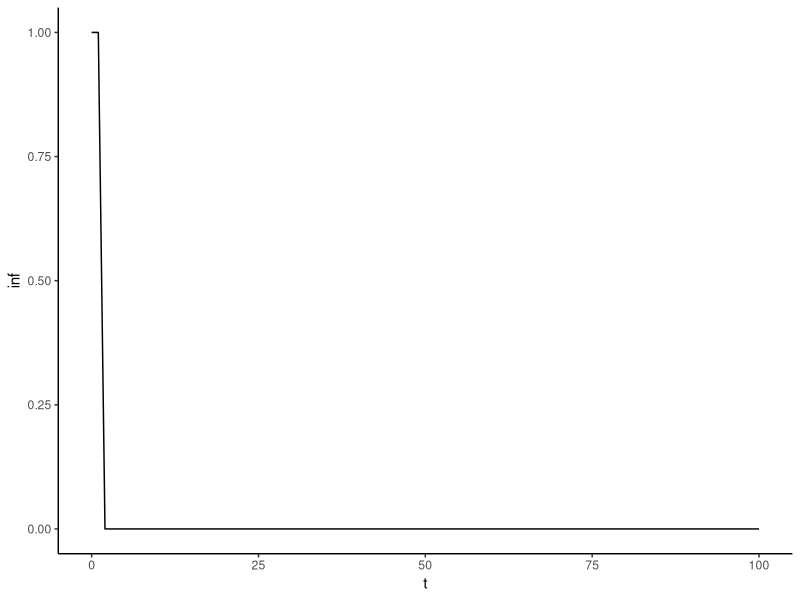

Here is the R script that generated this plot:
# =============================================================================
# Initial definitions
# =============================================================================

# Import packages:
library(tidyverse) 
library(purrr)

# Set epidemiological parameters:
N <- 1000
beta <- 1/3
gamma <- 1/5

# Draw infectious periods for each person: 
tauistar <- rexp(N, gamma)

# =============================================================================
# Simulate
# =============================================================================

# Set a max number of days for simulation
tmax <- 100

# Initialize vector to track infection times 
tinfvec <- rep(Inf,N)
# Initialize the first infection
tinfvec[1] <- 0

# Start at time t = 0, and the next infection will go into position 2
t <- 0
infcounter <- 2 

while(t < tmax){
	# How much time is remaining in each person's infectious period? 
	infremaining <- tauistar - (t - tinfvec)
	# Find the minimum remaining infectiousness (adjust for machine precision)
	delta <- min(infremaining[infremaining>0.000001]) 
	# If delta = Inf, no one is infectious anymore 
	if(delta==Inf){ 
		break()
	}

	# Count how many people are currently infectious:
	ninf <- sum((tinfvec < Inf) & (tauistar > t-tinfvec))

	# Calculate the total force over the time period from these people: 
	Ftot <- ninf*beta*delta

	# Calculate the probability of inection for each susceptible person:
	pinf <- 1-exp(-Ftot/N)

	# Draw the number of new infections
	newinf <- rbinom(1,N-sum(tinfvec<Inf),pinf)

	# If there were new infections, draw their times and take the min: 
	if(newinf > 0){
		t <- t + min(runif(newinf))*delta
		tinfvec[infcounter] <- t
		infcounter <- infcounter + 1	
	} else {
		t <- t+delta
	}
}

# Collect infection times into a table: 
tinfdf <- tibble(tinf=tinfvec, taui=tauistar) %>% 
	mutate(trec=tinf+taui)
plottimes <- seq(from=0,to=tmax,by=1)
plotinfs <- lapply(plottimes, function(x){
	return(nrow(tinfdf %>% filter(tinf<=x & trec>x)))
	}) %>% unlist()

# Plot number of people infectious over time: 
fig_icurve <- tibble(t=plottimes,inf=plotinfs) %>% 
	ggplot(aes(x=t, y=inf)) +
		geom_line() + 
		theme_classic()
